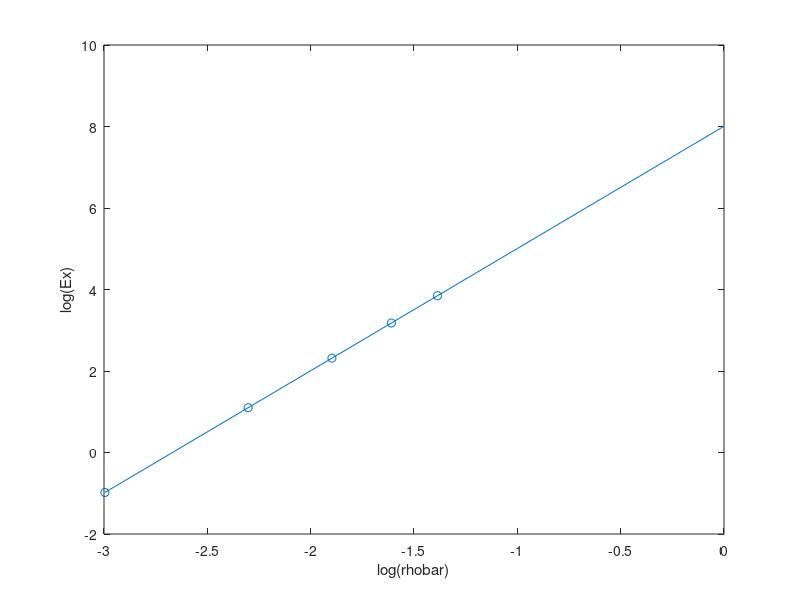

The MATLAB script that drew this image: (Note: this script raises an error after producing the figure.)
clear all
close all

Es=2000;
rhobar=[0.05 0.1 0.15 0.2 0.25];
% Ex=[1. 2. 3. 4. 5.]; %This is going to be our different values of Ex
Ex=[0.3750 2.9999 10.1245 23.9978 46.8684]; %Ex for hexagon
% Ex=[33.3356 66.6852 100.0625 133.4814 166.9558]; %Ex for triangle (Option 1)
% Ex=[33.3333 66.6667 100.0000 133.3333 166.6667]; %Ex for triangle (Option 2)
% Ey=[0.3750 3.0000 10.1248 23.9993 46.8728]; %Ey for hexagon
% Ey=[33.3356 66.6852 100.0625 133.4814 166.9558]; %Ey for triangle (Option 1)
% Ey=[33.3345 66.6759 100.0312 133.4073 166.8111]; %Ey for triangle (Option 2)

for n=1:5
    logrhobar(n)=log(rhobar(n));
    logEx(n)=log(Ex(n));
end

xabsis=linspace(min(logrhobar),0,10);


p = polyfit(logrhobar,logEx,1);
lininterp = polyval(p,xabsis);

a = lininterp(length(xabsis));
disp(a)
alpha = exp(a-log(Es));


beta = (lininterp(2)-lininterp(1))/(xabsis(2)-xabsis(1));


plot(xabsis,lininterp)
hold on
scatter(logrhobar,logEx)
xlabel("log(rhobar)")
ylabel("log(Ex)")
title("alpha="+num2str(alpha)+", Beta="+num2str(beta))
hold off
